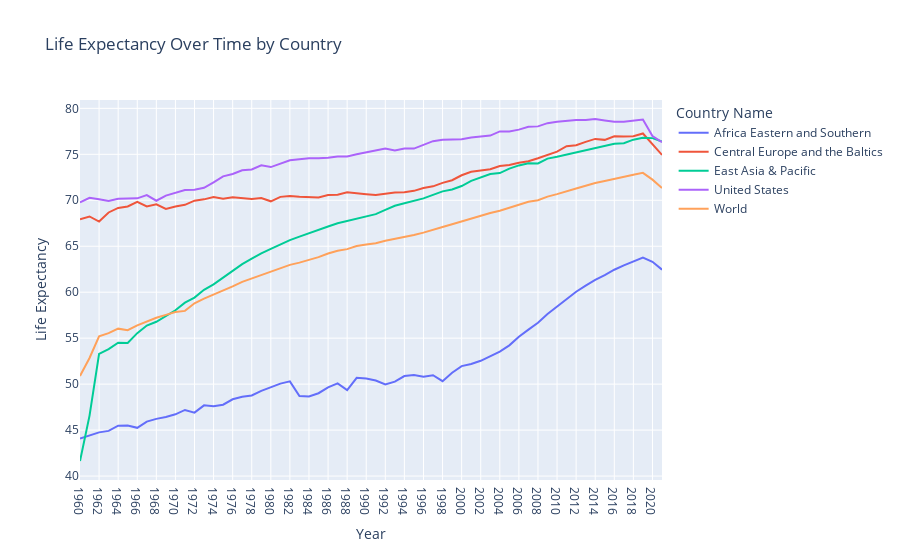

Source (notebook cell):
### Code cell
import pandas as pd
import plotly.express as px

# 读取数据
df = pd.read_csv('2.csv', encoding='utf-8')

# 使用Plotly Express绘制折线图
fig = px.line(df.melt(id_vars='Country Name', var_name='Year', value_name='Life Expectancy'), 
              x='Year', y='Life Expectancy', color='Country Name',
              title='Life Expectancy Over Time by Country')

# 显示图表
fig.show()

### Figure 1 — Plotly figure (JSON) as saved in the notebook; plotly's stock layout.template omitted (floating-point values rounded to 4 significant figures)
{"data": [{"hovertemplate": "Country Name=Africa Eastern and Southern<br>Year=%{x}<br>Life Expectancy=%{y}<extra></extra>", "legendgroup": "Africa Eastern and Southern", "line": {"color": "#636efa", "dash": "solid"}, "marker": {"symbol": "circle"}, "mode": "lines", "name": "Africa Eastern and Southern", "orientation": "v", "showlegend": true, "type": "scatter", "x": ["1960", "1961", "1962", "1963", "1964", "1965", "1966", "1967", "1968", "1969", "1970", "1971", "1972", "1973", "1974", "1975", "1976", "1977", "1978", "1979", "1980", "1981", "1982", "1983", "1984", "1985", "1986", "1987", "1988", "1989", "1990", "1991", "1992", "1993", "1994", "1995", "1996", "1997", "1998", "1999", "2000", "2001", "2002", "2003", "2004", "2005", "2006", "2007", "2008", "2009", "2010", "2011", "2012", "2013", "2014", "2015", "2016", "2017", "2018", "2019", "2020", "2021"], "xaxis": "x", "y": [44.09, 44.39, 44.75, 44.91, 45.48, 45.5, 45.25, 45.92, 46.22, 46.43, 46.72, 47.19, 46.9, 47.69, 47.6, 47.76, 48.35, 48.64, 48.76, 49.26, 49.64, 50.06, 50.3, 48.7, 48.65, 49.01, 49.64, 50.08, 49.36, 50.68, 50.61, 50.39, 49.96, 50.27, 50.88, 51.0, 50.81, 50.97, 50.33, 51.24, 51.96, 52.19, 52.54, 53.02, 53.55, 54.22, 55.15, 55.93, 56.68, 57.62, 58.41, 59.29, 60.05, 60.71, 61.34, 61.86, 62.44, 62.92, 63.37, 63.76, 63.31, 62.45], "yaxis": "y"}, {"hovertemplate": "Country Name=Central Europe and the Baltics<br>Year=%{x}<br>Life Expectancy=%{y}<extra></extra>", "legendgroup": "Central Europe and the Baltics", "line": {"color": "#EF553B", "dash": "solid"}, "marker": {"symbol": "circle"}, "mode": "lines", "name": "Central Europe and the Baltics", "orientation": "v", "showlegend": true, "type": "scatter", "x": ["1960", "1961", "1962", "1963", "1964", "1965", "1966", "1967", "1968", "1969", "1970", "1971", "1972", "1973", "1974", "1975", "1976", "1977", "1978", "1979", "1980", "1981", "1982", "1983", "1984", "1985", "1986", "1987", "1988", "1989", "1990", "1991", "1992", "1993", "1994", "1995", "1996", "1997", "1998", "1999", "2000", "2001", "2002", "2003", "2004", "2005", "2006", "2007", "2008", "2009", "2010", "2011", "2012", "2013", "2014", "2015", "2016", "2017", "2018", "2019", "2020", "2021"], "xaxis": "x", "y": [67.93, 68.24, 67.69, 68.67, 69.17, 69.32, 69.82, 69.32, 69.56, 69.05, 69.33, 69.5, 69.96, 70.1, 70.35, 70.18, 70.32, 70.25, 70.14, 70.25, 69.89, 70.37, 70.46, 70.39, 70.35, 70.31, 70.57, 70.61, 70.86, 70.73, 70.66, 70.58, 70.73, 70.85, 70.87, 71.03, 71.34, 71.52, 71.9, 72.18, 72.72, 73.1, 73.24, 73.38, 73.73, 73.84, 74.09, 74.25, 74.58, 74.93, 75.29, 75.89, 75.99, 76.36, 76.68, 76.57, 76.97, 76.95, 76.98, 77.27, 76.09, 74.93], "yaxis": "y"}, {"hovertemplate": "Country Name=East Asia & Pacific<br>Year=%{x}<br>Life Expectancy=%{y}<extra></extra>", "legendgroup": "East Asia & Pacific", "line": {"color": "#00cc96", "dash": "solid"}, "marker": {"symbol": "circle"}, "mode": "lines", "name": "East Asia & Pacific", "orientation": "v", "showlegend": true, "type": "scatter", "x": ["1960", "1961", "1962", "1963", "1964", "1965", "1966", "1967", "1968", "1969", "1970", "1971", "1972", "1973", "1974", "1975", "1976", "1977", "1978", "1979", "1980", "1981", "1982", "1983", "1984", "1985", "1986", "1987", "1988", "1989", "1990", "1991", "1992", "1993", "1994", "1995", "1996", "1997", "1998", "1999", "2000", "2001", "2002", "2003", "2004", "2005", "2006", "2007", "2008", "2009", "2010", "2011", "2012", "2013", "2014", "2015", "2016", "2017", "2018", "2019", "2020", "2021"], "xaxis": "x", "y": [41.64, 46.58, 53.29, 53.82, 54.51, 54.47, 55.54, 56.37, 56.79, 57.42, 58.04, 58.86, 59.41, 60.26, 60.86, 61.58, 62.35, 63.06, 63.64, 64.23, 64.72, 65.2, 65.67, 66.05, 66.44, 66.8, 67.15, 67.5, 67.74, 68.06, 68.27, 68.49, 68.96, 69.4, 69.67, 69.92, 70.21, 70.58, 70.97, 71.17, 71.55, 72.11, 72.45, 72.86, 72.96, 73.44, 73.79, 74.03, 74.0, 74.53, 74.73, 74.97, 75.23, 75.48, 75.73, 75.95, 76.14, 76.21, 76.59, 76.8, 76.76, 76.39], "yaxis": "y"}, {"hovertemplate": "Country Name=United States<br>Year=%{x}<br>Life Expectancy=%{y}<extra></extra>", "legendgroup": "United States", "line": {"color": "#ab63fa", "dash": "solid"}, "marker": {"symbol": "circle"}, "mode": "lines", "name": "United States", "orientation": "v", "showlegend": true, "type": "scatter", "x": ["1960", "1961", "1962", "1963", "1964", "1965", "1966", "1967", "1968", "1969", "1970", "1971", "1972", "1973", "1974", "1975", "1976", "1977", "1978", "1979", "1980", "1981", "1982", "1983", "1984", "1985", "1986", "1987", "1988", "1989", "1990", "1991", "1992", "1993", "1994", "1995", "1996", "1997", "1998", "1999", "2000", "2001", "2002", "2003", "2004", "2005", "2006", "2007", "2008", "2009", "2010", "2011", "2012", "2013", "2014", "2015", "2016", "2017", "2018", "2019", "2020", "2021"], "xaxis": "x", "y": [69.77, 70.27, 70.12, 69.92, 70.17, 70.21, 70.21, 70.56, 69.95, 70.51, 70.81, 71.11, 71.16, 71.36, 71.96, 72.6, 72.86, 73.26, 73.36, 73.8, 73.61, 74.01, 74.36, 74.46, 74.56, 74.56, 74.61, 74.77, 74.77, 75.02, 75.21, 75.37, 75.62, 75.42, 75.62, 75.62, 76.03, 76.43, 76.58, 76.58, 76.64, 76.84, 76.94, 77.04, 77.49, 77.49, 77.69, 77.99, 78.04, 78.39, 78.54, 78.64, 78.74, 78.74, 78.84, 78.69, 78.54, 78.54, 78.64, 78.79, 76.98, 76.33], "yaxis": "y"}, {"hovertemplate": "Country Name=World<br>Year=%{x}<br>Life Expectancy=%{y}<extra></extra>", "legendgroup": "World", "line": {"color": "#FFA15A", "dash": "solid"}, "marker": {"symbol": "circle"}, "mode": "lines", "name": "World", "orientation": "v", "showlegend": true, "type": "scatter", "x": ["1960", "1961", "1962", "1963", "1964", "1965", "1966", "1967", "1968", "1969", "1970", "1971", "1972", "1973", "1974", "1975", "1976", "1977", "1978", "1979", "1980", "1981", "1982", "1983", "1984", "1985", "1986", "1987", "1988", "1989", "1990", "1991", "1992", "1993", "1994", "1995", "1996", "1997", "1998", "1999", "2000", "2001", "2002", "2003", "2004", "2005", "2006", "2007", "2008", "2009", "2010", "2011", "2012", "2013", "2014", "2015", "2016", "2017", "2018", "2019", "2020", "2021"], "xaxis": "x", "y": [50.89, 52.85, 55.21, 55.54, 56.03, 55.86, 56.39, 56.79, 57.23, 57.54, 57.84, 57.97, 58.79, 59.29, 59.71, 60.17, 60.63, 61.12, 61.48, 61.9, 62.23, 62.61, 62.97, 63.22, 63.52, 63.81, 64.21, 64.51, 64.68, 65.02, 65.19, 65.34, 65.6, 65.78, 66.03, 66.22, 66.48, 66.82, 67.1, 67.39, 67.7, 68.05, 68.33, 68.61, 68.86, 69.2, 69.57, 69.84, 70.01, 70.4, 70.67, 71.01, 71.28, 71.58, 71.88, 72.1, 72.35, 72.54, 72.78, 72.98, 72.24, 71.33], "yaxis": "y"}], "layout": {"legend": {"title": {"text": "Country Name"}, "tracegroupgap": 0}, "title": {"text": "Life Expectancy Over Time by Country"}, "xaxis": {"anchor": "y", "domain": [0, 1], "title": {"text": "Year"}}, "yaxis": {"anchor": "x", "domain": [0, 1], "title": {"text": "Life Expectancy"}}}}
